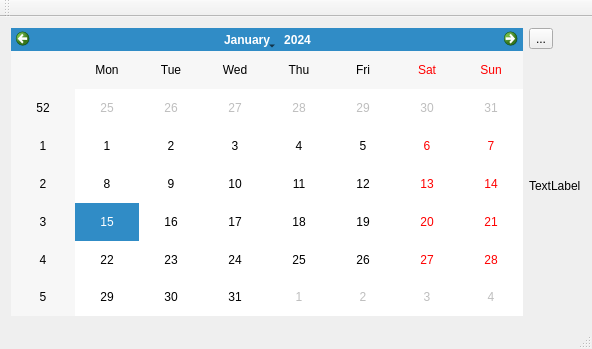
<?xml version="1.0" encoding="UTF-8"?>
<ui version="4.0">
 <class>MainWindow</class>
 <widget class="QMainWindow" name="MainWindow">
  <property name="geometry">
   <rect>
    <x>0</x>
    <y>0</y>
    <width>592</width>
    <height>349</height>
   </rect>
  </property>
  <property name="windowTitle">
   <string>MainWindow</string>
  </property>
  <widget class="QWidget" name="centralWidget">
   <layout class="QHBoxLayout" name="horizontalLayout">
    <item>
     <widget class="QCalendarWidget" name="calendarWidget"/>
    </item>
    <item>
     <layout class="QVBoxLayout" name="verticalLayout_2">
      <item>
       <widget class="QToolButton" name="toolButton">
        <property name="text">
         <string>...</string>
        </property>
       </widget>
      </item>
      <item>
       <widget class="QLabel" name="label">
        <property name="text">
         <string>TextLabel</string>
        </property>
       </widget>
      </item>
     </layout>
    </item>
   </layout>
  </widget>
  <widget class="QMenuBar" name="menuBar">
   <property name="geometry">
    <rect>
     <x>0</x>
     <y>0</y>
     <width>592</width>
     <height>21</height>
    </rect>
   </property>
  </widget>
  <widget class="QToolBar" name="mainToolBar">
   <attribute name="toolBarArea">
    <enum>TopToolBarArea</enum>
   </attribute>
   <attribute name="toolBarBreak">
    <bool>false</bool>
   </attribute>
  </widget>
  <widget class="QStatusBar" name="statusBar"/>
 </widget>
 <layoutdefault spacing="6" margin="11"/>
 <resources/>
 <connections/>
</ui>
